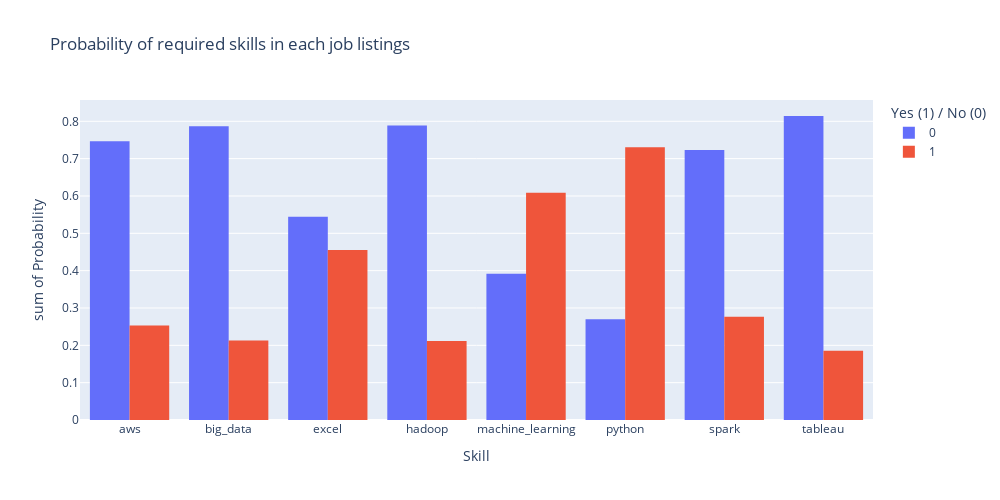

The notebook cell saved with this chart:
### Markdown cell above
This chart presents the distribution of minimum salaries across the top three industries in our dataset. It is to highlight the baseline salaries that potential employees might expect when starting in a particular sector. The width of each violin at different salary levels shows how many jobs within that industry offer that salary. We can denote that the thick bar in the middle is the range where the middle 50 % of salaries fall into.

### Code cell
data = df[['python', 'excel', 'hadoop', 'spark', 
             'tableau', 'aws', 'big_data', 'machine_learning']]


data_melted = data.melt(var_name='Skill', value_name='Presence')
prob_data = data_melted.groupby(['Skill', 'Presence']).size().reset_index(name = 'Count')
prob_data['Probability'] = prob_data['Count'] / len(data)

fig = px.histogram(prob_data, x='Skill', y='Probability', color='Presence', barmode='group',
                   title='Probability of required skills in each job listings',
                   labels={'Probability': 'Probability', 'Presence': 'Yes (1) / No (0)'})

fig.update_layout(height=500, width=1000, yaxis)
fig.show()

### Figure 1 — Plotly figure (JSON) as saved in the notebook; plotly's stock layout.template omitted (floating-point values rounded to 4 significant figures)
{"data": [{"alignmentgroup": "True", "bingroup": "x", "histfunc": "sum", "hovertemplate": "Yes (1) / No (0)=0<br>Skill=%{x}<br>sum of Probability=%{y}<extra></extra>", "legendgroup": "0", "marker": {"color": "#636efa", "pattern": {"shape": ""}}, "name": "0", "offsetgroup": "0", "orientation": "v", "showlegend": true, "type": "histogram", "x": ["aws", "big_data", "excel", "hadoop", "machine_learning", "python", "spark", "tableau"], "xaxis": "x", "y": [0.7468, 0.7869, 0.5446, 0.7887, 0.3916, 0.2696, 0.7231, 0.8142], "yaxis": "y"}, {"alignmentgroup": "True", "bingroup": "x", "histfunc": "sum", "hovertemplate": "Yes (1) / No (0)=1<br>Skill=%{x}<br>sum of Probability=%{y}<extra></extra>", "legendgroup": "1", "marker": {"color": "#EF553B", "pattern": {"shape": ""}}, "name": "1", "offsetgroup": "1", "orientation": "v", "showlegend": true, "type": "histogram", "x": ["aws", "big_data", "excel", "hadoop", "machine_learning", "python", "spark", "tableau"], "xaxis": "x", "y": [0.2532, 0.2131, 0.4554, 0.2113, 0.6084, 0.7304, 0.2769, 0.1858], "yaxis": "y"}], "layout": {"barmode": "group", "height": 500, "legend": {"title": {"text": "Yes (1) / No (0)"}, "tracegroupgap": 0}, "title": {"text": "Probability of required skills in each job listings"}, "width": 1000, "xaxis": {"anchor": "y", "autorange": true, "domain": [0, 1], "range": [-0.5, 7.5], "title": {"text": "Skill"}, "type": "category"}, "yaxis": {"anchor": "x", "autorange": true, "domain": [0, 1], "range": [0, 0.8571], "title": {"text": "sum of Probability"}, "type": "linear"}}}
